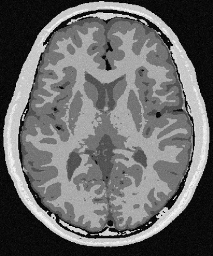
#> input picture T1.png, 213 x 256 px
$ jupyter execute --allow-errors 'Coursework2 (1).ipynb'   (shell and % lines are left out)
#> lines starting #> are read from the running program, lines starting #| are printed output that depends on the picture
### DecisionTree.py
#!/usr/bin/env python2
# -*- coding: utf-8 -*-
"""
Created on Fri Jun 22 13:02:36 2018

Decision Tree Predictor, using gini coefficient as cost

@author: E Robinson
"""
import numpy as np
from  copy import deepcopy
import sys

def gini_coefficient(class_membership):

    """
        Estimates Gini Coefficient for a given class split
        input:
            class_membership: list of length k (where k= number of classes)
                              values at each index reflect number of instances
                              of each class, for this proposed split

        output:
            gini: gini coefficient for this split
    """
    # estimating total number of samples in split (by summing contents of class_membership list)
    split_size=np.sum(class_membership)
    gini=1
    # iterating over all items in the array
    for class_total in class_membership :
        # estimating p*p for this class label; subtracting from current gini total
        gini-=(class_total/split_size)*(class_total/split_size)


    return gini

def split_cost(split,classes):

    """
        Estimates the cost for a proposed split
        input:
            splits: tuple or form (L,R) where L reflects the data for the left split and
                    R reflects data for left split
            classes: list of class values i.e. [0,1]

        output:
            cost: sum of gini coefficient for left and right sides of the split
    """
    cost=0
    total_samples=0

    # estimate the relative size of each branch
    for branch in split:
        total_samples+=branch.shape[0]

    # for each (left/right) split on the proposed tree
    for br_index,branch in enumerate(split):
        # initialise list of class counts for this branch
        class_counts_for_branch=[]
        # for each class value, count total of data examples (rows) that have for this class, in this branch
        for class_val in classes:

            if branch.shape[0] == 0: # don't continue if size of split is 0
                continue

            # slice data to return only rows with this specific class value
            branch_per_class=branch[np.where(branch[:,-1]==class_val)]
            # sum up the number of rows in for this class in this branchand append
            total_rows=branch_per_class.shape[0]
            class_counts_for_branch.append(total_rows)

        # estimate the gini coefficient for this split
        cost+=gini_coefficient(class_counts_for_branch)* (branch.shape[0]/total_samples)


    return cost

def test_split(index, value, dataset):
    """
        Split a dataset based on an attribute and an attribute value
        input:
            index = feature/attribute index (i.e. data column index) on which to split on
            value = threshold value (everything below this goes to left split,
                    everything above goes to right)
            dataset = array (n_samples,n_features+1)
                    rows are examples
                    last column indicates class membership
                    remaining columns reflect features/attributes of data

        output:
            left,right: data arrays reflecting data split into left and right branches, respectively
    """
    left=[]
    right = []
    for row in dataset:
        # if the value of this feature for this row is less than the (threshold) value,
        # split into left branch, else split into right
        if row[index] < value:
            left.append(row)
        else:
            right.append(row)

    return np.asarray(left), np.asarray(right)

# [168 lines left out: functions get_best_split, to_terminal, run_split, build_tree, print_tree, predict_row and 1 more, not called in this run]

def score(testlabels, prediction):

    score=0
    for i in np.arange(len(testlabels)):
        if testlabels[i]==prediction[i]:
            score+=1

    return score/len(testlabels)

dataset = np.asarray([[2.771244718,1.784783929,0],
	[1.728571309,1.169761413,0],
	[3.678319846,2.81281357,0],
	[3.961043357,2.61995032,0],
	[2.999208922,2.209014212,0],
	[7.497545867,3.162953546,1],
	[9.00220326,3.339047188,1],
	[7.444542326,0.476683375,1],
	[10.12493903,3.234550982,1],
	[6.642287351,3.319983761,1]])


testdata=np.asarray([8.5,4.32,1]).reshape((1,3))
#split = get_best_split(np.asarray(dataset) )
# =============================================================================
#
# tree = build_tree(np.asarray(dataset), 3, 1)
# print('Decision Tree: \n {}'.format(tree))
#
# print_tree(tree)
# prediction=predict_row(tree, testdata)
# print('Expected=%d, Got=%d' % (testdata[:,-1], prediction))
#
#
#
# =============================================================================

### Coursework2 (1).ipynb
# Coursework 2

### Deadline: 16th December 2019, 4pm
### Submission format
Solve all the question directly in this notebook. Some tasks require writing and running code. Other times you are asked to write answers to questions within the 'Markdown' cells and the answers are propmted by  __Answer:__.

Submit the solved Jupyter notebooks with the code and answers to KEATS. Make sure that all your code is running.You do not need to submit the data files with your notebooks. Your submission should consists of a single solved Python notebook file named  __CW2_Surname_Forname.ipynb__.

Marks obtained in this coursework will be converted to __25% of your final grade__.

Any questions about the coursework should be sent to maria.murgasova@kcl.ac.uk

# Question 1

**[Total: 30 marks]**

### Breast cancer dataset

The breast cancer dataset is available in `sklearn` and can be loaded and explored using the code below:

[cell 1]
from sklearn import datasets

data = datasets.load_breast_cancer()

print(data.keys())
print('\n Features: \n', data.feature_names)
print('\n Labels: ', data.target_names)

In the code below we create our usual `Features` and `Labels` that are `numpy` arrays and scale the features using `StandardScaler`

[cell 2]
from sklearn.preprocessing import StandardScaler
import numpy as np

Features = StandardScaler().fit_transform(data.data)
Labels = data.target

print('Features dim: ', Features.shape)
print('Labels dim: ', Labels.shape)
print('We have {} samples and {} features.'.format(Features.shape[0],Features.shape[1]))

### Explore structure of the data

**Task 1.1 [3 marks]**: Use PCA to reduce the features to two dimensions and plot the reduced data highlighting the labels. To improve visualisation, make the points in the plots transparent by setting `alpha` to 0.5. Are there clear clusters in the data?

[cell 3]
import matplotlib.pyplot as plt

# Perform PCA


# Plot reduced data

__Answer:__

### Random forest classification

**Task 1.2 [4 marks]:** Perform classification using Random Forest and calculate cross-validated accuracy. Extract and display the two most important features, including their names and importance values.

[cell 4]
# Fit and evaluate a random forest classifier

[cell 5]
# Identify and print the two most important features

**Task 1.3 [6 marks]:** Visualise the results of the random forest classification. Perform following steps:
* Perform PCA to reduce features to two dimensions
* Calculate the 2D feature range for the reduced features
* Predict the classification result for the 2D feature range and plot using `contourf`. *Hint: you will need to look up a method* `PCA.inverse_transform` *in sklearn help to predict the labels for the 2D feature range.*
* Plot the reduced data with the labels highlighted on the same plot.

[cell 6]
# Transform features using PCA


# Generate feature space


# Predict and plot labels for the features space


# Plot reduced data

### Neural network classification
**Task 1.4  [4 marks]**: Neural Network has been trained and it was found that multi-layer perceptron with two hidden layers with `3` and `2` nodes and L2 norm regularisation parameter `1` result in optimal performance. Train the network with these parameters, calculate cross-validated accuracy and visualise the decision boundary as in Task 1.3.

[cell 7]
# Select and train the model


# Calculate CV accuracy


# Plot result

**Task 1.5: [4 marks]** Visualise the coefficients of all the layers using `bar` plots. Print out number of coefficients in each layer.

### Feature selection
**Task 1.6 [9 marks]**: You are asked to develop a simple test for detection of breast cancer that could be used in clinical practice. The requirements are
* There should be as few measurements as possible
* The method for prediction of breast cancer should be as simple as possible.
* Accuracy needs to be as high as possible.

Using feature selection methods that were covered in the lectures find the smallest number of features for predictions while preserving the accuracy as much as possible. Develop a test by training a linear classifier. Display the results of the classification, including the decision boundary, to visually assess the test. Print out the names of the selected features.

Decribe your new test and how you arrived at the solution. Explain why this new test is suitable. Keep your description brief.

*Hint: When reducing number of features don't look for highest performance, but rather smallest number of features for which performance does not drop significantly*

__Answer:__

# Question 2

**[Total: 20 marks]**

### Brain MRI

The code below loads two images - T1 and T2 weighted MRI. In this question you will implement 2D Gaussian Mixture Model for segmentation of this multi-channel MRI.

[cell 8]
# load  images
T1 = plt.imread('T1.png')
#> T1 is the input picture: shape (256, 213) float32; min 0, max 1, mean 0.412
T2 = plt.imread('T2.png')
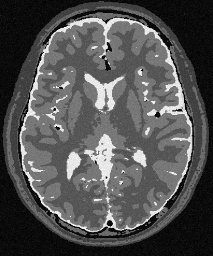
#> input picture T2.png, 213 x 256 px
#> T2 is the input picture: shape (256, 213) float32; min 0, max 1, mean 0.318

# display images
plt.figure(figsize = [10,4])
plt.set_cmap('gray')
plt.subplot(121)
plt.imshow(T1)
plt.title('T1', fontsize = 14)
plt.subplot(122)
plt.title('T2', fontsize = 14)
plt.imshow(T2)
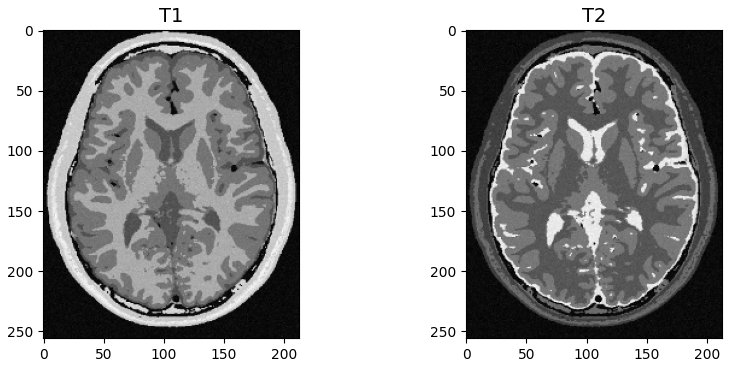
#> figure drawn by matplotlib, 2 panels

**Task 2.1: [2 marks]** Calculate and plot 2D histogram of the multi-channel MRI. *Hint: matplotlib package has a suitable function*

### GMM segmentation
**Task 2.2 [6 marks]:** Given the histogram above, decide how many clusters you need to segment the image. Perform GMM clustering using 2D feature space composed of these two images. Display the segmentation. Decide whether the segmentation worked by visual assessment.

[cell 9]
# Select model


# Create feature matrix


# Fit and predict


# Display segmentation

**Task 2.3: [6 marks]** Predict and display posterior probability maps for all classes. Create a plot with as many subplots as classes and display one posterior probability map in each. Display a title with the name of the tissue represented by that propability map.

[cell 10]
# Predict probabilistic segmentations


# Plot all probability maps

**Task 2.4 [6 marks]**: Predict likelihood function $p(y|\phi)$ for the intensity ranges of the two images. Display the likelihood next to the histogram (in a figure with two subplots) and compare. Is that what you expected? Try to reason why the likelihood might differ from the histogram. Which classes had PDFs with behaviour that was not expected?

__Answer:__

# Question 3

**[Total: 20 marks]**

## Random forest from scratch

In the lectures we created our own Decision Tree and Bagging classification methods which we implemented in `DecisionTree.py` and `Bagging.py`. Random forest performs bootstrapping and aggregation just like bagging, but on top of that it also performs random selection of features at each node in the decision tree. In this question you will extend the Decision Tree and Bagging functions to create your own Random Forest.

**Task 3.1 [2 marks]**  In the box below write what is the effect selecting a random subset of features at each node in terms of reducing the bias or variance of the model and why.

__Answer:__

### Getting started

The first thing we need to do is import our original `DecisionTree` and `Bagging` modules. We can call the functions from these imported modules using the ```DT.``` or ```BG.``` syntax. Run the code bellow to import the modules.

[cell 11]
import DecisionTree as DT
import Bagging as BG
import numpy as np
import sys

Training and testing random forests behaves very similarly to that of bagged ensembles of decision trees, with the exception that when optimising for the best split of the data at each node in function `get_best_split`, only a subset of the features is considered. To do that we will write a new fuction `get_feature_subset` where the maximum proportion of features each node is controlled by the variable `max_f`.

We will also need to modify several other functions to support the new functionality. The functions that don't need to be modified can be called directly from the imported modules using `DT.` and `BG.` Think very carefully which versions of the functions you need to use to avoid mistakes and loosing marks.

### Dataset

We will test the new functions on the simulated classification dataset. We will create a two-class problem, creating a dataset with 1000 samples and 10 features, of which 3 will be informative (necessary for the classification) and none redundant. Run the code bellow to create the dataset.

More info on the simulated dataset here: https://scikit-learn.org/stable/modules/generated/sklearn.datasets.make_classification.html#sklearn.datasets.make_classification

[cell 12]
import sklearn.datasets as datasets

# Build a classification task using 3 informative features
X, y = datasets.make_classification(n_samples=1000, n_features=10, n_informative=3, n_classes=2)

print('Number of samples: ', X.shape[0])
print('Number of features: ', X.shape[1])
print('Size of the label vector: ', y.shape)

### Select subsets of features

**Task 3.2 [4 marks]:** Write a function `get_feature_subset` which, given a number of features `n_features` and the proportion of features to be sampled `max_f`, will return an array `indices`, indicating which features have been selected. This is achieved by random sampling *without replacement*. Complete the code bellow to do that.

[cell 13]
# Complete the code for the function
def get_feature_subset(n_features,max_f):
    """
        Returns indices of a random subset of features
        input:
            n_features: number of features
            max_f: the proportion of features available for each node

        output:
            indices: list of selected features
    """

    # calculate the number of selected features (we were given a proportion of all features)
    n_selected = None
    # generate indices of randomly selected features (without replacement)
    indices = None

    return indices

# Test function
ind = get_feature_subset(X.shape[1],0.3)
print(ind)

### Update get_best_split

**Task 3.3 [4 marks]**:  Now edit function ```get_best_split``` below to:
1. Call `get_feature_subset` and have it return a random subset features with proportion `max_f`, but only if `max_f` is less than 1.0
2. Edit the outer loop (variable `index`) such that it loops only over this subset of features

[cell 14]
def get_best_split(dataset, max_f=1.0):
    """
        Search through all attributes and all possible thresholds to find the best split for the data
        input:
            dataset = array (n_samples,n_features+1)
                    rows are examples
                    last column indicates class membership
                    remaining columns reflect features/attributes of data
            max_f: the proportion of features available for each node

        output:
            dict containing: 1) 'index' : index of feature used for splittling on
                             2)  'value': value of threshold split on
                             3) 'branches': tuple of data arrays reflecting the optimal split into left and right branches

    """
#> called with dataset = array of shape (1000, 11), max_f = 0.3
    # Extract number of features
    n_features = dataset.shape[1]-1

#### AMEND CODE HERE ###
    # get random feature indices
    if max_f < 1.0:
        features = None
    else:
        features=np.arange(n_features)
    print('Selected features:', features)

    # identify which labels we have
    class_values=np.unique(dataset[:,-1])

    # initalise optimal values prior to refinment
    best_cost=sys.float_info.max # initialise to max float
    best_value=sys.float_info.max # initialise to max float
    best_index=dataset.shape[1]+1 # initialise as greater than total number of features
    best_split=tuple() # the best_split variable should contain the output of test_split that corresponds to the optimal cost


#### AMEND CODE HERE ###
    # iterate over all selected features/attributes (columns of dataset)
    for index in np.arange(n_features):

        # Trialling splits defined by each row value for this attribute
        for r_index,row in enumerate(dataset):
            branches=DT.test_split(index, row[index], dataset)

            cost=DT.split_cost(branches,class_values)
            if cost < best_cost:
                best_cost=cost
                best_split=branches
                best_index=index
                best_value=row[index]


    return {'index':best_index, 'value':best_value, 'branches':best_split}

# Test function
dataset = np.concatenate([X,y.reshape(-1,1)],axis=1)
ans = get_best_split(dataset, 0.3)
print('Best index: ',ans['index'])
print('Best value: ',round(ans['value'],2))

### Update remaining functions

Now we need to make sure that the argument `max_f` is passed to all functions that need it. Bellow is the updated function `run_split`. Run the code.

[cell 15]
# [45 lines left out: function run_split, not called in this run]

**Task 3.4 [ 3 marks]**: Your task is now to edit the function `build_tree`
* to include an optional parameter `max_f`, which allows the user to define a maximum proportion of features to be sampled from at each node

* to supply `max_f` to all functions which call `get_best_split` (including itself).

Edit each line of code where this is the case.

[cell 16]
# [15 lines left out: function build_tree, not called in this run]

### Create a Forest

Now what remains is to create our forest of trees.

Random Forests are exactly the same as bagging _EXCEPT_ that as well as creating bootstrapped samples of examples from the dataset they also randomly sample subsets of features at each node. This means we can continue to use the functions we built for our `Bagging` method but with small edits to ensure that they pass the user defined parameter `max_f` to our new `DecisionTree` functions

**Task 3.5 [2 mark]** Edit function `create_bagged_ensemble` to support the new user defined argument `max_f`

*Hint:* here you will need to call the build_tree function you defined above.

[cell 17]
# [21 lines left out: function create_bagged_ensemble, not called in this run]

### Evaluate

The code bellow creates a training and test dataset. Run the code.

[cell 18]
from sklearn.model_selection import train_test_split

X_train, X_test, y_train, y_test = train_test_split(X, y, test_size=0.33, random_state=42)
dataset_train=np.concatenate((X_train,np.expand_dims(y_train,axis=1)),axis=1)
dataset_test=np.concatenate((X_test,np.expand_dims(y_test,axis=1)),axis=1)

We will now evaluate the performance of our new Random Forest and compare it to the performance of a single decision tree. To calculate accuracy, we will predict the labels of the test set using the unchanged funcions `predict` that are already implemented in `Bagging` and `DecisionTree` modules.

**Task 3.6 [ 2 marks]**  Build a single decision tree using your newly implemented function and set the parameters as `max_depth=3`, `min_size=1`, `max_f=1.0`. Report the accuracy on the test set.

[cell 19]
# Build the tree
tree = None

# Predict on test set
predictions = None

# Calculate and print accuracy
#> (the rest of this cell did not finish here and is left out)

**Task 3.7 [ 3 marks]**  Build and train your newly implemeted Random Forest with parameters `max_depth=3`, `min_size=1`, `max_f=0.3`, n_trees=10. Report the accuracy on the test set.

Note: This might take a while to run.

[cell 20]
# Build the forest
forest = None

# Predict on test set
rf_predictions = None

# Calculate and print accuracy

# Question 4

**[Total: 20 marks]**

## Detecting cancer from histopatological images
In this question we will apply feature extractors to classify histopatological images for presence of cancer. More details about the PatchCamelyon dataset can be found here https://github.com/basveeling/pcam.

### Load the dataset

Run the code bellow to load the dataset from the file `histological_data.npz`.

#> (a cell that did not finish here is left out)

Let's now plot a few example images

[cell 22]
id_images = [4, 5, 6, 7]

plt.figure(figsize=(15, 8))
#> (the rest of this cell did not finish here and is left out)

### Feature extraction

In the lectures we have seen a number of feature extractors that are available at `skimage`, including `daisy`. Bellow is an example of feature extraction using daisy. Use the code bellow to experiment with the parameters.

[cell 23]
from skimage.feature import daisy

# example image
#> (the rest of this cell did not finish here and is left out)

**Task 4.1 [4 marks]:** In the function bellow implement a feature extractor using `daisy`. The function should accepts a 2D image and return a vector of features. Don't forget to make sure that the feature vector is flattened to 1 dimension. You can start with the parameter setting given above, but you will change the parameters later on.

[cell 24]
def my_feature_extractor(image):
    return None

Run the code bellow to perform feature extraction for the whole dataset. It will take a while for it to finish.

[cell 25]
# Perform feature extraction on the train/test set

# Create empty arrays
X_train_features = []
X_test_features  = []

# Go through all the images, perform feature extraction and then append them to the list
for img in X_train:
    X_train_features.append(my_feature_extractor(img))
for img in X_test:
    X_test_features.append(my_feature_extractor(img))

# Make the lists back into numpy arrays
X_train_features = np.asarray(X_train_features)
X_test_features  = np.asarray(X_test_features)

# Print dimensions
print('Feature matrix train: ', X_train_features.shape)
print('Feature matrix test: ', X_test_features.shape)
